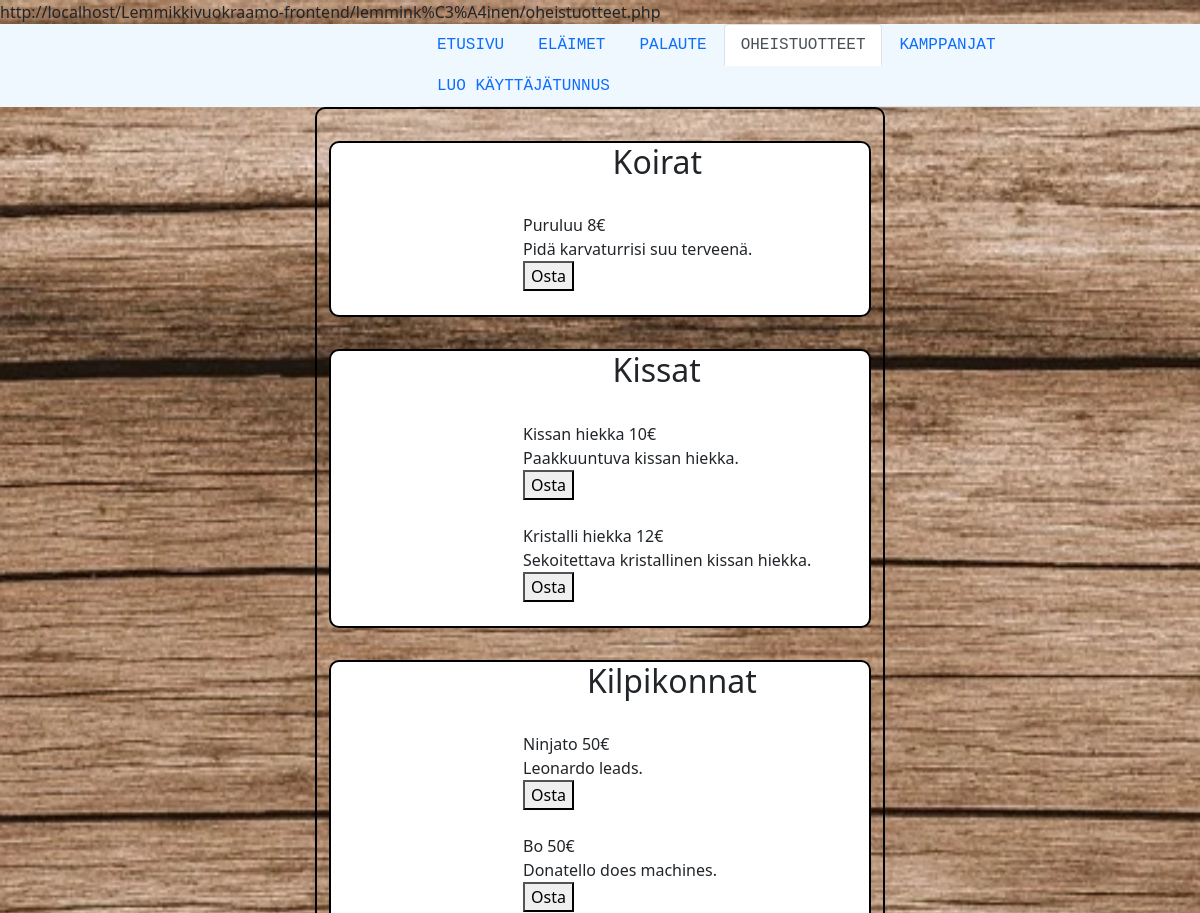
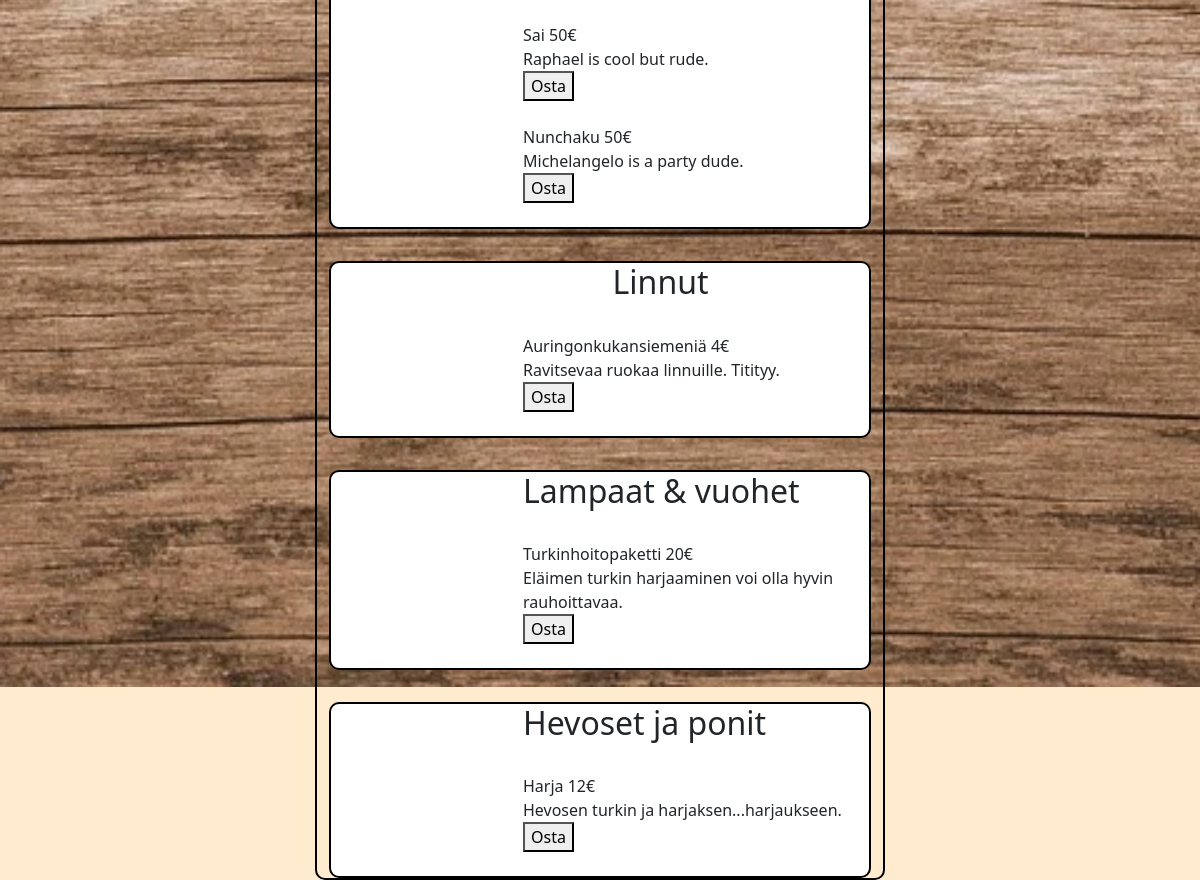
Screenshot of /lemminkäinen/oheistuotteet.php with the database file from the repository (2 pictures, top to bottom).
### tables this page shows
CREATE TABLE LAJI (
    lajinro INT PRIMARY KEY AUTO_INCREMENT,
    lajinimi VARCHAR(255)
);

CREATE Table oheistuotteet (
    tuote TEXT NOT NULL,
    hinta INT NOT NULL,
    maara INT NOT NULL,
    lajinro INT NOT NULL,
    info TEXT,
    FOREIGN KEY (lajinro) REFERENCES LAJI(lajinro)
);

### php/modules/functions.php (called while the page is built, shortened)
<?php
function getDogProducts(){
    try{
        $pdo = openDb();
        $sql = "SELECT * FROM oheistuotteet WHERE lajinro = 1";
        $people = $pdo->query($sql);
        return $people->fetchAll();
    }catch(PDOException $e){
        throw $e;
    }
}
function getDog(){
    try{
        $pdo = openDb();
        $sql = "SELECT * FROM LAJI WHERE lajinro = 1";
        $people = $pdo->query($sql);
        return $people->fetchAll();
    }catch(PDOException $e){
        throw $e;
    }
}
function getCat(){
    try{
        $pdo = openDb();
        $sql = "SELECT * FROM LAJI WHERE lajinro = 2";
        $people = $pdo->query($sql);
        return $people->fetchAll();
    }catch(PDOException $e){
        throw $e;
    }
}
function getCatProducts(){
    try{
        $pdo = openDb();
        $sql = "SELECT * FROM oheistuotteet WHERE lajinro = 2";
        $people = $pdo->query($sql);
        return $people->fetchAll();
    }catch(PDOException $e){
        throw $e;
    }
}
function getTurtle(){
    try{
        $pdo = openDb();
        $sql = "SELECT * FROM LAJI WHERE lajinro = 3";
        $people = $pdo->query($sql);
        return $people->fetchAll();
    }catch(PDOException $e){
        throw $e;
    }
}
function getTurtleProducts(){
    try{
        $pdo = openDb();
        $sql = "SELECT * FROM oheistuotteet WHERE lajinro = 3";
        $people = $pdo->query($sql);
        return $people->fetchAll();
    }catch(PDOException $e){
        throw $e;
    }
}
function getBird(){
    try{
        $pdo = openDb();
        $sql = "SELECT * FROM LAJI WHERE lajinro = 4";
        $people = $pdo->query($sql);
        return $people->fetchAll();
    }catch(PDOException $e){
        throw $e;
    }
}
function getBirdProducts(){
    try{
        $pdo = openDb();
        $sql = "SELECT * FROM oheistuotteet WHERE lajinro = 4";
        $people = $pdo->query($sql);
        return $people->fetchAll();
    }catch(PDOException $e){
        throw $e;
    }
}
function getSheep(){
    try{
        $pdo = openDb();
        $sql = "SELECT * FROM LAJI WHERE lajinro = 5";
        $people = $pdo->query($sql);
        return $people->fetchAll();
    }catch(PDOException $e){
        throw $e;
    }
}
function getSheepProducts(){
    try{
        $pdo = openDb();
        $sql = "SELECT * FROM oheistuotteet WHERE lajinro = 5";
        $people = $pdo->query($sql);
        return $people->fetchAll();
    }catch(PDOException $e){
        throw $e;
    }
}
function getHorse(){
    try{
        $pdo = openDb();
        $sql = "SELECT * FROM LAJI WHERE lajinro = 6";
        $people = $pdo->query($sql);
        return $people->fetchAll();
    }catch(PDOException $e){
        throw $e;
    }
}
function getHorseProducts(){
    try{
        $pdo = openDb();
        $sql = "SELECT * FROM oheistuotteet WHERE lajinro = 6";
        $people = $pdo->query($sql);
        return $people->fetchAll();
    }catch(PDOException $e){
        throw $e;
    }
}
?>

### lemminkäinen/oheistuotteet.php (the view, shortened to what this page needs)
<!DOCTYPE html>
<html lang="en">
<head>
<link href="https://cdn.jsdelivr.net/npm/bootstrap@5.1.3/dist/css/bootstrap.min.css" rel="stylesheet">
<link rel="stylesheet" href="../oheistuotteet.css">
<link rel="stylesheet" href="styles.css">
</head>
<body>
  <?php require '../php/modules/functions.php'?>
  <header>
      <ul class="nav nav-tabs">
        <li class="nav-item">
          <a class="nav-link" aria-current="page" href="index.php">ETUSIVU</a>
        </li>
        <li class="nav-item">
          <a class="nav-link" href="../lemminkäinen/eläimet.php">ELÄIMET</a>
        </li>
        <li class="nav-item">
          <a class="nav-link" href="../lemminkäinen/PALAUTE.php">PALAUTE</a>
        </li>
        <li class="nav-item">
          <a class="nav-link active" href="../lemminkäinen/oheistuotteet.php">OHEISTUOTTEET</a>
        </li>
        <li class="nav-item">
            <a class="nav-link" href="../lemminkäinen/kamppanja.php">KAMPPANJAT</a>
          </li>
          <li class="nav-item">
            <a class="nav-link" href="../lemminkäinen/lisääKäyttäjä.php">LUO KÄYTTÄJÄTUNNUS</a>
          </li>
      </ul>
  </header>
  <div class="container">
  <div class="row">
    <div class="col-3">
    </div>
    <div class="col">
      <div class="dogs">
          <?php
            $products = getDogProducts();
            $animal = getDog();
            foreach($animal as $a){
              echo "<div>" . "<h2 id='koira'>" . $a["lajinimi"] . "</h2>" . '</div>'. "</br>";
              }
            foreach($products as $p){
            echo "<div>".$p["tuote"]." ".$p["hinta"]."€"."</br>".$p["info"] . " " . "</br>" .'<button>Osta</button>' . '</div>' . "</br>";
            }
          ?>
        </div>
        <div class="cats">
          <?php
            $products = getCatProducts();
            $animal = getCat();
            foreach($animal as $a){
              echo "<div>" . "<h2 id='kissa'>" . $a["lajinimi"] . "</h2>" . '</div>'. "</br>";
              }
            foreach($products as $p){
            echo "<div>".$p["tuote"]." ".$p["hinta"]."€"."</br>".$p["info"] . " ". "</br>" .'<button>Osta</button>' . '</div>'. "</br>";
            }
          ?>
        </div>
        <div class="turtles">
          <?php
            $products = getTurtleProducts();
            $animal = getTurtle();
            foreach($animal as $a){
              echo "<div>" . "<h2 id='kilpikonna'>" . $a["lajinimi"] . "</h2>" . '</div>'. "</br>";
              }
            foreach($products as $p){
            echo "<div>".$p["tuote"]." ".$p["hinta"]."€"."</br>".$p["info"] . " ". "</br>" .'<button>Osta</button>' . '</div>'. "</br>";
            }
          ?>
        </div>
        <div class="birds">
          <?php
            $products = getBirdProducts();
            $animal = getBird();
            foreach($animal as $a){
              echo "<div>" . "<h2 id='lintu'>" . $a["lajinimi"] . "</h2>" . '</div>'. "</br>";
              }
            foreach($products as $p){
            echo "<div>".$p["tuote"]." ".$p["hinta"]."€"."</br>".$p["info"] . " ". "</br>" .'<button>Osta</button>' . '</div>'. "</br>";
            }
          ?>
        </div>
        <div class="sheeps">
          <?php
            $products = getSheepProducts();
            $animal = getSheep();
            foreach($animal as $a){
              echo "<div>" . "<h2>" . $a["lajinimi"] . "</h2>" . '</div>'. "</br>";
              }
            foreach($products as $p){
            echo "<div>".$p["tuote"]." ".$p["hinta"]."€"."</br>".$p["info"] . " ". "</br>" .'<button>Osta</button>' . '</div>' . "</br>";
            }
          ?>
        </div>
        <div class="horses">
          <?php
            $products = getHorseProducts();
            $animal = getHorse();
            foreach($animal as $a){
              echo "<div>" . "<h2>" . $a["lajinimi"] . "</h2>" . '</div>'. "</br>";
              }
            foreach($products as $p){
            echo "<div>".$p["tuote"]." ".$p["hinta"]."€"."</br>".$p["info"] . " ". "</br>" .'<button>Osta</button>' . '</div>'. "</br>";
            }
          ?>
      </div>
    </div>
    <div class="col-3">
    </div>
  </div>
</div>
</body>
</html>

### oheistuotteet.css (style rules this page uses)
body { background-color: blanchedalmond; }
.col { border: 2px solid black; }
.dogs,.cats,.turtles,.birds,.sheeps,.horses { background-color: white; border: 2px solid black; margin-top: 2em; padding-left: 12em }
h2 { padding-left: 3em; }
#koira,#kissa,#lintu { padding-left: 2.8em; }
#kilpikonna { padding-left: 2em; }

### lemminkäinen/styles.css (style rules this page uses)
header { padding-left: 35%; background-color: aliceblue; font-family:'Courier New', Courier, monospace; }
div { float: center; border-color: aliceblue; border-radius: 10px; }
body { background-image: url(../lemminkäinen/kuvat/wood-591631_960_720.webp); background-repeat: no-repeat; background-size: 150em; }
.row::after { content: ""; clear: both; display: table; }

### rows the page displays
laji: lajinimi "Koirat"
oheistuotteet: tuote "Puruluu", hinta "8", info "Pidä karvaturrisi suu terveenä."
laji: lajinimi "Kissat"
oheistuotteet: tuote "Kissan hiekka", hinta "10", info "Paakkuuntuva kissan hiekka."
oheistuotteet: tuote "Kristalli hiekka", hinta "12", info "Sekoitettava kristallinen kissan hiekka."
laji: lajinimi "Kilpikonnat"
oheistuotteet: tuote "Ninjato", hinta "50", info "Leonardo leads."
oheistuotteet: tuote "Bo", hinta "50", info "Donatello does machines."
oheistuotteet: tuote "Sai", hinta "50", info "Raphael is cool but rude."
oheistuotteet: tuote "Nunchaku", hinta "50", info "Michelangelo is a party dude."
laji: lajinimi "Linnut"
oheistuotteet: tuote "Auringonkukansiemeniä", hinta "4", info "Ravitsevaa ruokaa linnuille. Titityy."
laji: lajinimi "Lampaat & vuohet"
oheistuotteet: tuote "Turkinhoitopaketti", hinta "20", info "Eläimen turkin harjaaminen voi olla hyvin rauhoittavaa."
laji: lajinimi "Hevoset ja ponit"
oheistuotteet: tuote "Harja", hinta "12", info "Hevosen turkin ja harjaksen...harjaukseen."
